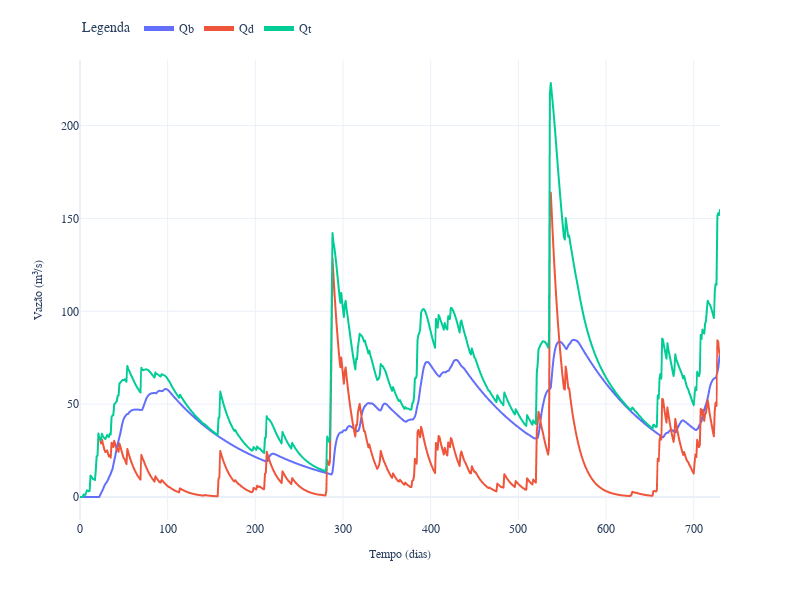

Write notebook code for a chart like this one.
### Markdown cell above
Verificação da vazão superficial direta e de base do modelo SMAP

### Code cell
df_test['Qb'] = models[0].Qb
df_test['Qd'] = models[0].Qd
df_test['Qt'] = models[0].Q

fig = df_test.plot()
fig.update_layout(legend_title='Legenda', legend=dict(y=1.1, orientation='h', itemsizing='constant'), font_family='CMU Serif', font=dict(size=12))
fig.update_xaxes(title_text='Tempo (dias)', title_font=dict(size=12))
fig.update_yaxes(title_text='Vazão (m³/s)', title_font=dict(size=12))
fig.update_layout(
    legend_title='Legenda',
    legend=dict(y=1.1, orientation='h', itemsizing='constant'),
    font_family='CMU Serif',
    font=dict(size=12),
    width=800,
    height=600
)

fig.show()

### Figure 1 — Plotly figure (JSON) as saved in the notebook; plotly's stock layout.template omitted (floating-point values rounded to 4 significant figures; data arrays with more than 128 entries replaced by an {"elided": "..."} marker saying what was removed)
{"data": [{"hovertemplate": "variable=Qb<br>index=%{x}<br>value=%{y}<extra></extra>", "legendgroup": "Qb", "line": {"color": "#636efa", "dash": "solid"}, "marker": {"symbol": "circle"}, "mode": "lines", "name": "Qb", "showlegend": true, "type": "scattergl", "x": {"elided": "731 int values"}, "xaxis": "x", "y": {"elided": "731 float values"}, "yaxis": "y"}, {"hovertemplate": "variable=Qd<br>index=%{x}<br>value=%{y}<extra></extra>", "legendgroup": "Qd", "line": {"color": "#EF553B", "dash": "solid"}, "marker": {"symbol": "circle"}, "mode": "lines", "name": "Qd", "showlegend": true, "type": "scattergl", "x": {"elided": "731 int values"}, "xaxis": "x", "y": {"elided": "731 float values"}, "yaxis": "y"}, {"hovertemplate": "variable=Qt<br>index=%{x}<br>value=%{y}<extra></extra>", "legendgroup": "Qt", "line": {"color": "#00cc96", "dash": "solid"}, "marker": {"symbol": "circle"}, "mode": "lines", "name": "Qt", "showlegend": true, "type": "scattergl", "x": {"elided": "731 int values"}, "xaxis": "x", "y": {"elided": "731 float values"}, "yaxis": "y"}], "layout": {"font": {"family": "CMU Serif", "size": 12}, "height": 600, "legend": {"itemsizing": "constant", "orientation": "h", "title": {"text": "Legenda"}, "tracegroupgap": 0, "y": 1.1}, "margin": {"t": 60}, "width": 800, "xaxis": {"anchor": "y", "domain": [0, 1], "title": {"font": {"size": 12}, "text": "Tempo (dias)"}}, "yaxis": {"anchor": "x", "domain": [0, 1], "title": {"font": {"size": 12}, "text": "Vazão (m³/s)"}}}}
